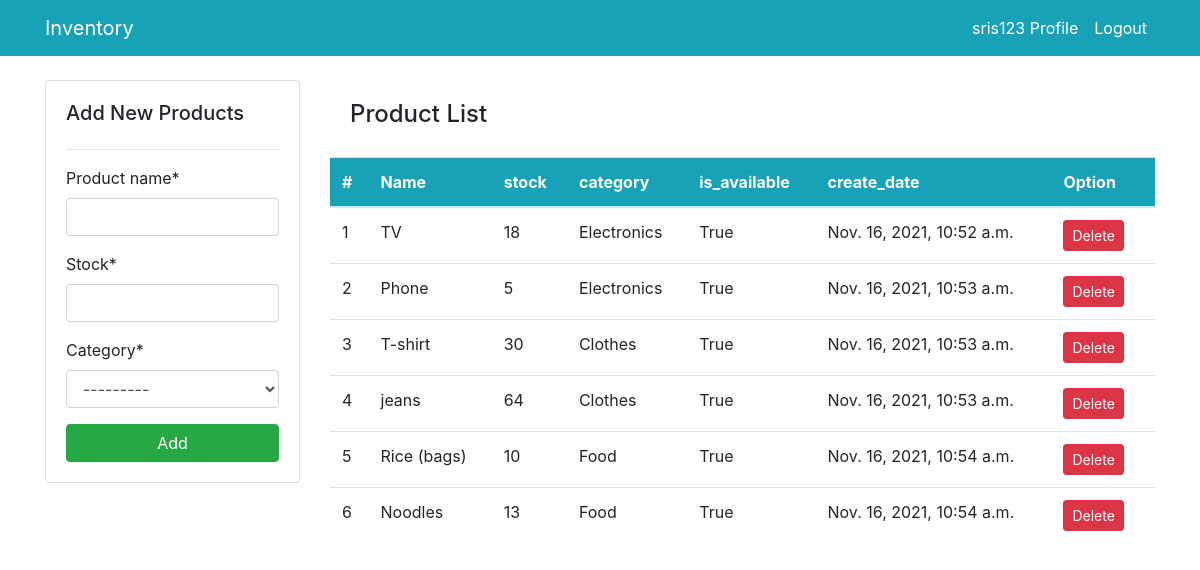
The page /store/product/ (signed in) on the database its author committed.
### store/models.py (models this page shows, shortened)
class Product(models.Model):
    product_name = models.CharField(max_length=50,unique=True)
    stock = models.IntegerField()
    is_available = models.BooleanField(default=True)
    category = models.ForeignKey(Category, on_delete = models.CASCADE)
    create_date =  models.DateTimeField(auto_now_add=True)

class Category(models.Model):
    category_name = models.CharField(max_length=50,unique=True)
    description = models.TextField(max_length=255, blank=True)
    def __str__(self):
        return self.category_name

### store/views.py (the view)
# urls.py: path('product/', product, name='product'),
@login_required(login_url='login')
def product(request):
    product = Product.objects.all()
    if request.method == 'POST':
        form = ProductForm(request.POST)
        if form.is_valid():
            form.save()
            product_name = form.cleaned_data.get('product_name')
            messages.success(request, f'{product_name} has been added')
            return redirect('product')
    else:
        form = ProductForm()
    context = {
        'product': product,
        'form': form
    }
    return render(request, 'store/product_list.html',context)

### store/forms.py
class ProductForm(forms.ModelForm):
    class Meta:
        model = Product
        fields = ['product_name', 'stock','category']

### templates/store/product_list.html (shortened to what this page needs)
{% extends 'base/base.html' %}
{% load crispy_forms_tags %}
{% block content %}
<div class="row my-4">
    <div class="col-md-3">
        <div class="card card-body">
            <h5>Add New Products</h5>
            <hr>
            <form method="POST">
                {{ form|crispy }}
                <input class="btn btn-success btn-block" type="submit" value="Add">
            </form>
        </div>
    </div>
    <div class="col-md-9">
        <div class="card-body">
            <h4 class="box-title">Product List </h4>
        </div>
        <table class="table bg-white">
            <thead class="bg-info text-white">
                <tr>
                    <th class="serial">#</th>
                    <th>Name</th>
                    <th>stock</th>
                    <th>category</th>
                    <th>is_available</th>
                    <th>create_date</th>
                    <th>Option</th>
                </tr>
            </thead>
            <tbody>
                {% if product %}
                {% for produc in product %}
                <tr>
                    <td class="serial">{{ forloop.counter }}</td>
                    <td>{{ produc.product_name }}</td>
                    <td>{{ produc.stock }}</td>
                    <td>{{ produc.category }}</td>
                    <td>{{ produc.is_available }}</td>
                    <td>{{ produc.create_date }}</td>
                    <td> <a class="btn btn-danger btn-sm mr-2" href="{% url 'product_delete' produc.id %}">Delete</a>
                    </td>
                </tr>
                {% endfor %}
                {% else %}
                <tr>
                    <td>No Product Data</td>
                </tr>
                {% endif %}
            </tbody>
        </table>
    </div>
</div>
{% endblock content %}

### templates/base/navbar.html (shortened to what this page needs)
{% load static %}
<nav class="navbar navbar-expand-lg navbar-info bg-info">
  <div class="container">
    {% if user.is_authenticated %}
    <a class="navbar-brand text-white" href="{% url 'dashboard' %}">Inventory</a>
    <div class="collapse navbar-collapse" id="navbarSupportedContent">
            <ul class="navbar-nav ml-auto">
        <li class="nav-item active">
          <a class="nav-link text-white">{{ user.username }} Profile</a>
        </li>
        <li class="nav-item">
          <a class="nav-link text-white" href="{% url 'logout' %}">Logout</a>
        </li>
      </ul>
      {% endif %}
    </div>
  </div>
</nav>

### rows shown on the page
Product: product_name "TV", stock "18", category "Electronics", is_available "True", create_date "Nov. 16, 2021, 10:52 a.m."
Product: product_name "Phone", stock "5", category "Electronics", is_available "True", create_date "Nov. 16, 2021, 10:53 a.m."
Product: product_name "T-shirt", stock "30", category "Clothes", is_available "True", create_date "Nov. 16, 2021, 10:53 a.m."
Product: product_name "jeans", stock "64", category "Clothes", is_available "True", create_date "Nov. 16, 2021, 10:53 a.m."
Product: product_name "Rice (bags)", stock "10", category "Food", is_available "True", create_date "Nov. 16, 2021, 10:54 a.m."
Product: product_name "Noodles", stock "13", category "Food", is_available "True", create_date "Nov. 16, 2021, 10:54 a.m."

### other values the page prints
{{ user.username }} "sris123"
